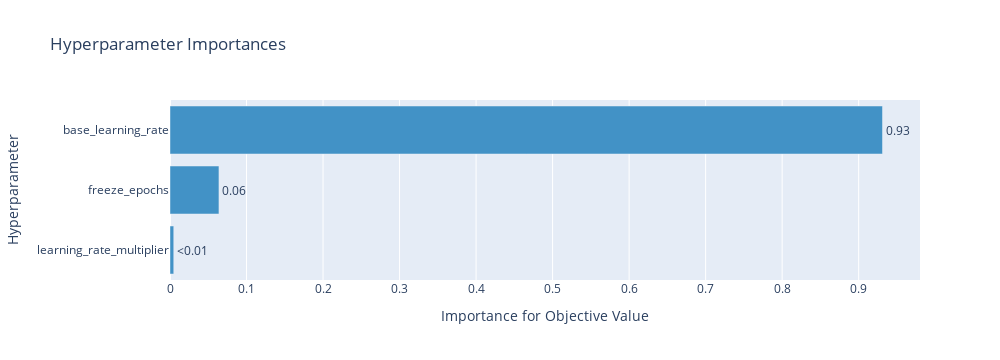
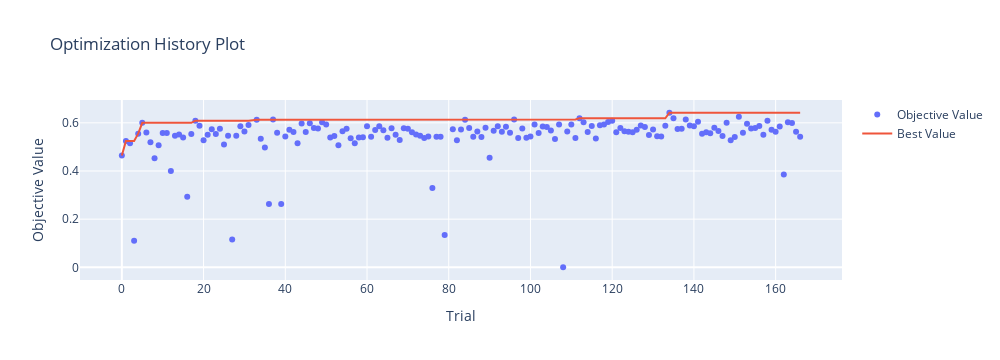
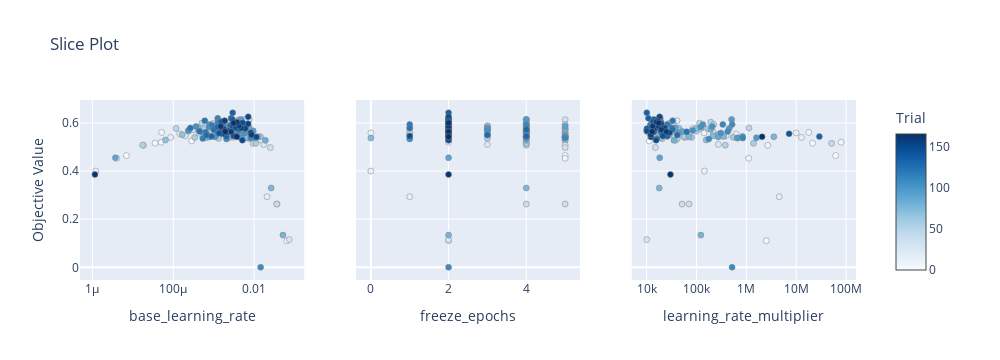

Here is the notebook cell these charts were saved with, in order:
### Code cell
for fig in [
    optuna.visualization.plot_param_importances(study),
    optuna.visualization.plot_optimization_history(study),
    optuna.visualization.plot_slice(study),
]:
    fig.update_layout(
        autosize=False,
        width=1000,
        height=360,
    )
    fig.show()

### Figure 1 — Plotly figure (JSON) as saved in the notebook; plotly's stock layout.template omitted (floating-point values rounded to 4 significant figures)
{"data": [{"cliponaxis": false, "hovertemplate": ["learning_rate_multiplier (FloatDistribution): 0.004881721713928102<extra></extra>", "freeze_epochs (IntDistribution): 0.06397702007655708<extra></extra>", "base_learning_rate (FloatDistribution): 0.9311412582095149<extra></extra>"], "marker": {"color": "rgb(66,146,198)"}, "orientation": "h", "text": ["<0.01", "0.06", "0.93"], "textposition": "outside", "type": "bar", "x": [0.004882, 0.06398, 0.9311], "y": ["learning_rate_multiplier", "freeze_epochs", "base_learning_rate"]}], "layout": {"autosize": false, "height": 360, "showlegend": false, "title": {"text": "Hyperparameter Importances"}, "width": 1000, "xaxis": {"title": {"text": "Importance for Objective Value"}}, "yaxis": {"title": {"text": "Hyperparameter"}}}}

### Figure 2 — Plotly figure (JSON) as saved in the notebook; plotly's stock layout.template omitted (floating-point values rounded to 4 significant figures; data arrays with more than 128 entries replaced by an {"elided": "..."} marker saying what was removed)
{"data": [{"mode": "markers", "name": "Objective Value", "type": "scatter", "x": {"elided": "165 int values"}, "y": {"elided": "165 float values"}}, {"name": "Best Value", "type": "scatter", "x": {"elided": "165 int values"}, "y": {"elided": "165 float values"}}], "layout": {"autosize": false, "height": 360, "title": {"text": "Optimization History Plot"}, "width": 1000, "xaxis": {"title": {"text": "Trial"}}, "yaxis": {"title": {"text": "Objective Value"}}}}

### Figure 3 — Plotly figure (JSON) as saved in the notebook; plotly's stock layout.template omitted (floating-point values rounded to 4 significant figures; data arrays with more than 128 entries replaced by an {"elided": "..."} marker saying what was removed)
{"data": [{"marker": {"color": {"elided": "165 int values"}, "colorbar": {"title": {"text": "Trial"}, "x": 1, "xpad": 40}, "colorscale": [[0, "rgb(247,251,255)"], [0.125, "rgb(222,235,247)"], [0.25, "rgb(198,219,239)"], [0.375, "rgb(158,202,225)"], [0.5, "rgb(107,174,214)"], [0.625, "rgb(66,146,198)"], [0.75, "rgb(33,113,181)"], [0.875, "rgb(8,81,156)"], [1, "rgb(8,48,107)"]], "line": {"color": "Grey", "width": 0.5}, "showscale": true}, "mode": "markers", "showlegend": false, "type": "scatter", "x": {"elided": "165 float values"}, "xaxis": "x", "y": {"elided": "165 float values"}, "yaxis": "y"}, {"marker": {"color": {"elided": "165 int values"}, "colorbar": {"title": {"text": "Trial"}, "x": 1, "xpad": 40}, "colorscale": [[0, "rgb(247,251,255)"], [0.125, "rgb(222,235,247)"], [0.25, "rgb(198,219,239)"], [0.375, "rgb(158,202,225)"], [0.5, "rgb(107,174,214)"], [0.625, "rgb(66,146,198)"], [0.75, "rgb(33,113,181)"], [0.875, "rgb(8,81,156)"], [1, "rgb(8,48,107)"]], "line": {"color": "Grey", "width": 0.5}, "showscale": false}, "mode": "markers", "showlegend": false, "type": "scatter", "x": {"elided": "165 int values"}, "xaxis": "x2", "y": {"elided": "165 float values"}, "yaxis": "y2"}, {"marker": {"color": {"elided": "165 int values"}, "colorbar": {"title": {"text": "Trial"}, "x": 1, "xpad": 40}, "colorscale": [[0, "rgb(247,251,255)"], [0.125, "rgb(222,235,247)"], [0.25, "rgb(198,219,239)"], [0.375, "rgb(158,202,225)"], [0.5, "rgb(107,174,214)"], [0.625, "rgb(66,146,198)"], [0.75, "rgb(33,113,181)"], [0.875, "rgb(8,81,156)"], [1, "rgb(8,48,107)"]], "line": {"color": "Grey", "width": 0.5}, "showscale": false}, "mode": "markers", "showlegend": false, "type": "scatter", "x": {"elided": "165 float values"}, "xaxis": "x3", "y": {"elided": "165 float values"}, "yaxis": "y3"}], "layout": {"autosize": false, "height": 360, "title": {"text": "Slice Plot"}, "width": 1000, "xaxis": {"anchor": "y", "domain": [0, 0.2889], "title": {"text": "base_learning_rate"}, "type": "log"}, "xaxis2": {"anchor": "y2", "domain": [0.3556, 0.6444], "title": {"text": "freeze_epochs"}}, "xaxis3": {"anchor": "y3", "domain": [0.7111, 1], "title": {"text": "learning_rate_multiplier"}, "type": "log"}, "yaxis": {"anchor": "x", "domain": [0, 1], "title": {"text": "Objective Value"}}, "yaxis2": {"anchor": "x2", "domain": [0, 1], "matches": "y", "showticklabels": false}, "yaxis3": {"anchor": "x3", "domain": [0, 1], "matches": "y", "showticklabels": false}}}
